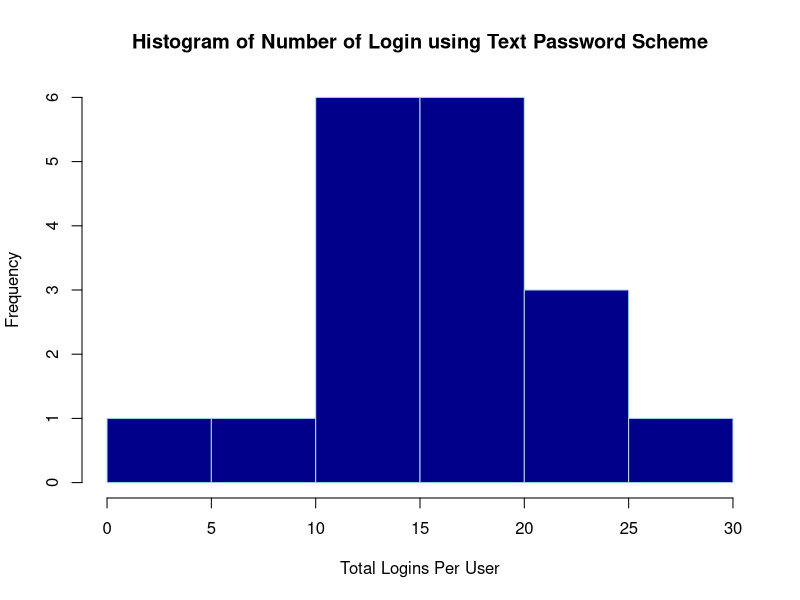
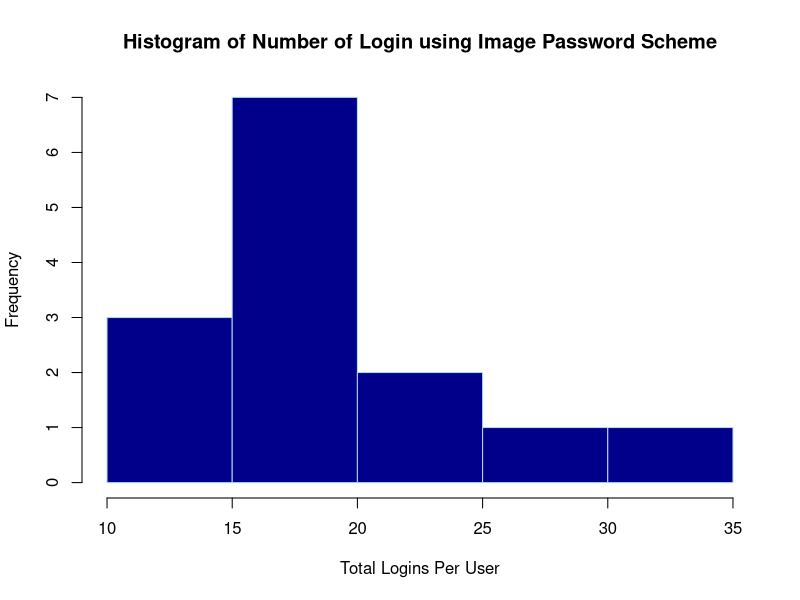
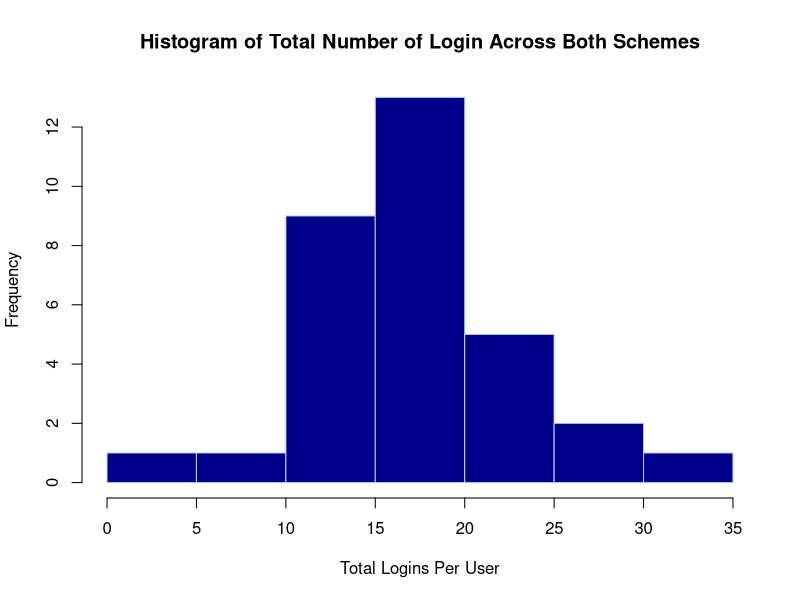
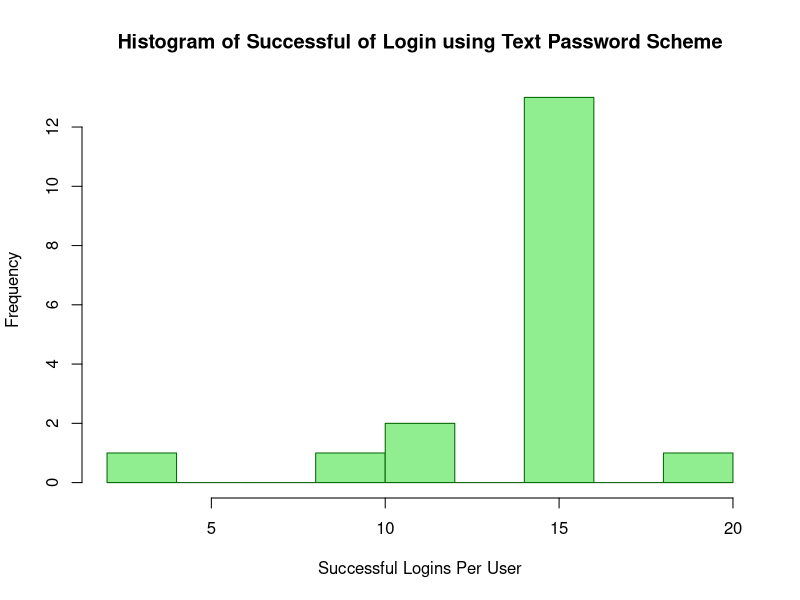
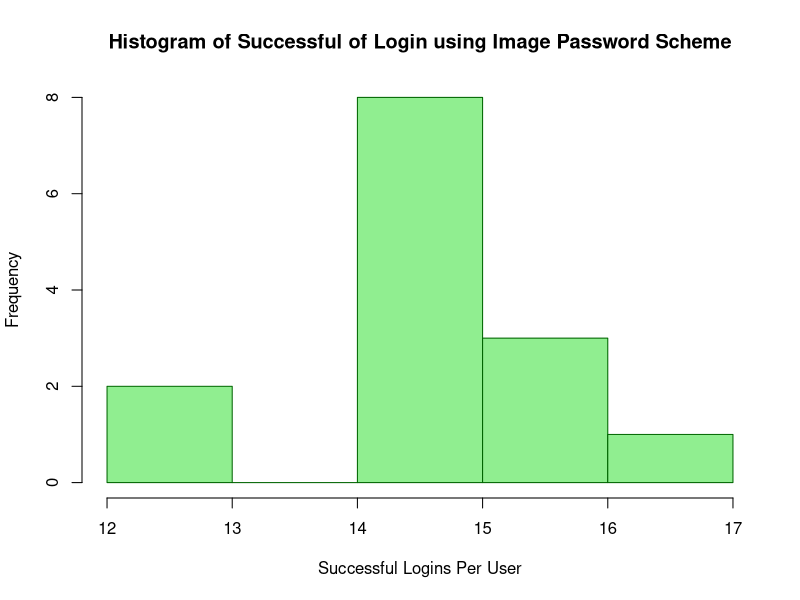
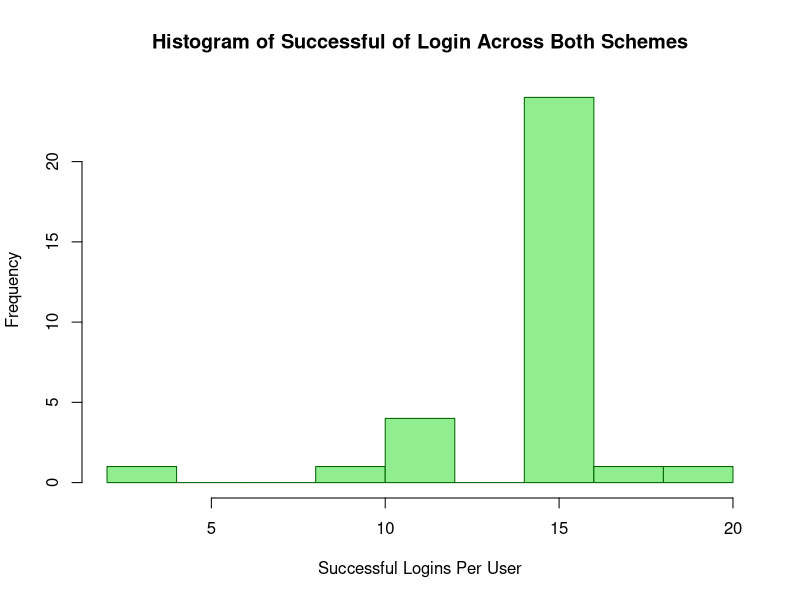
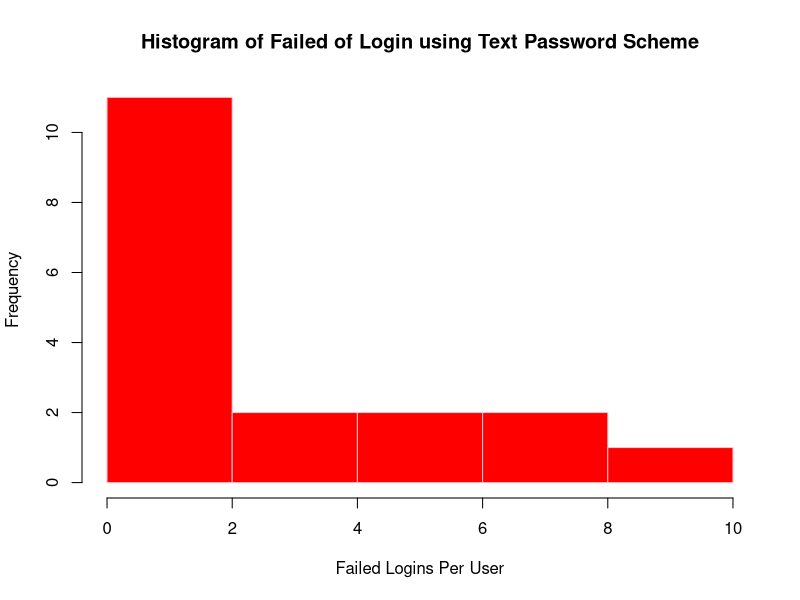
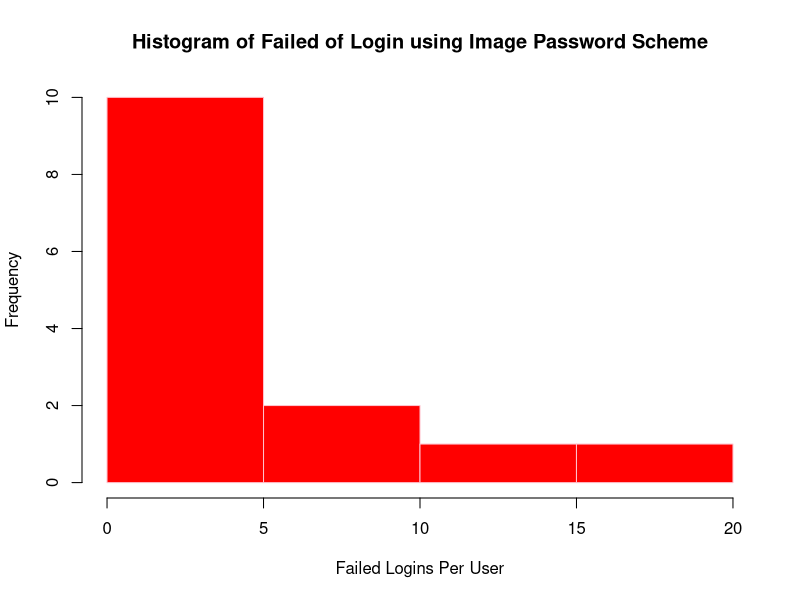

R code for these plots, in order:
#data filtered from Part1Section2.R
filteredData = read.csv("Part1DescriptiveStats.csv");

#filter by password scheme
scheme = list(filteredData$Password.Scheme);

###Calculate Means###

##Logins per user
meanNumLogins_total = aggregate(filteredData[2], scheme, mean);
meanNumLogins_successful = aggregate(filteredData[3], scheme, mean);
meanNumLogins_failure = aggregate(filteredData[4], scheme, mean);
#combine to create table
meanNumLogins = data.frame(meanNumLogins_total, meanNumLogins_successful, meanNumLogins_failure);
#rename column and delete un-used columns
colnames(meanNumLogins)[1]<-"Password.Scheme";
meanNumLogins$Group.1.1 <- NULL;
meanNumLogins$Group.1.2 <- NULL;

##Login times
meanLoginTimes_successful = aggregate(filteredData[5], scheme, mean);
meanLoginTimes_failure = aggregate(filteredData[6], scheme, mean, na.rm=TRUE, na.action=NULL);
#combine to create table
meanLoginTimes = data.frame(meanLoginTimes_successful, meanLoginTimes_failure);
#rename column and delete un-used columns
colnames(meanLoginTimes)[1]<-"Password.Scheme";
meanLoginTimes$Group.1.1 <- NULL;
meanLoginTimes$Group.1.2 <- NULL;
#create complete mean table with both data frames
meanTable <- merge(meanNumLogins, meanLoginTimes, by="Password.Scheme");

###Calculate Standard Deviations###

##Logins per user
sdNumLogins_total = aggregate(filteredData[2], scheme, sd);
sdNumLogins_successful =  aggregate(filteredData[3], scheme, sd);
sdNumLogins_failure =  aggregate(filteredData[4], scheme, sd);
#combine to create table
sdNumLogins = data.frame(sdNumLogins_total, sdNumLogins_successful, sdNumLogins_failure);
#rename column and delete un-used columns
colnames(sdNumLogins)[1]<-"Password.Scheme";
sdNumLogins$Group.1.1 <- NULL;
sdNumLogins$Group.1.2 <- NULL;

##Login times
sdLoginTimes_successful = aggregate(filteredData[5], scheme, sd);
sdLoginTimes_failure =  aggregate(filteredData[6], scheme, sd, na.rm=TRUE);
#combine to create table
sdLoginTimes = data.frame(sdLoginTimes_successful, sdLoginTimes_failure);
#rename column and delete un-used columns
colnames(sdLoginTimes)[1]<-"Password.Scheme";
sdLoginTimes$Group.1.1 <- NULL;
sdLoginTimes$Group.1.2 <- NULL;
#create complete standard deviation table with both data frames
sdTable <- merge(sdNumLogins, sdLoginTimes, by="Password.Scheme");

###Calculate Medians###

##Logins per user
medianNumLogins_total = aggregate(filteredData[2], scheme, median);
medianNumLogins_successful =  aggregate(filteredData[3], scheme, median);
medianNumLogins_failure =  aggregate(filteredData[4], scheme, median);
#combine to create table
medianNumLogins = data.frame(medianNumLogins_total, medianNumLogins_successful, medianNumLogins_failure);
#rename column and delete un-used columns
colnames(medianNumLogins)[1]<-"Password.Scheme";
medianNumLogins$Group.1.1 <- NULL;
medianNumLogins$Group.1.2 <- NULL;

##Login times
medianLoginTimes_successful = aggregate(filteredData[5], scheme, median);
medianLoginTimes_failure =  aggregate(filteredData[6], scheme, median, na.rm=TRUE);
#combine to create table
medianLoginTimes = data.frame(medianLoginTimes_successful, medianLoginTimes_failure);
#rename column and delete un-used columns
colnames(medianLoginTimes)[1]<-"Password.Scheme";
medianLoginTimes$Group.1.1 <- NULL;
medianLoginTimes$Group.1.2 <- NULL;
##create standard deviation table with both data frames
medianTable <- merge(medianNumLogins, medianLoginTimes, by="Password.Scheme");

#### Graphs of Stats ###

#text password information
text <- subset(filteredData, Password.Scheme == "testtextrandom")
#image password information
image <- subset(filteredData, Password.Scheme == "testpasstiles")

##Histograms##

##Number of logins

#text
hist(text$Number.of.Logins,
     main="Histogram of Number of Login using Text Password Scheme", 
     xlab="Total Logins Per User", 
     ylab="Frequency",
     border="light blue", 
     col="dark blue");
histNumLogins_text = recordPlot();
plot.new();

#image
hist(image$Number.of.Logins,
     main="Histogram of Number of Login using Image Password Scheme", 
     xlab="Total Logins Per User", 
     ylab="Frequency",
     border="light blue", 
     col="dark blue");
histNumLogins_image = recordPlot();
plot.new();

#total for both
hist(filteredData$Number.of.Logins,
     main="Histogram of Total Number of Login Across Both Schemes", 
     xlab="Total Logins Per User", 
     ylab="Frequency",
     border="light blue", 
     col="dark blue");
histNumLogins_total = recordPlot();
plot.new();

## Number of Successful logins

#text
hist(text$Successful.Logins,
     main="Histogram of Successful of Login using Text Password Scheme", 
     xlab="Successful Logins Per User", 
     ylab="Frequency",
     border="dark green", 
     col="light green");
histSuccessfulLogins_text = recordPlot();
plot.new();

#image
hist(image$Successful.Logins,
     main="Histogram of Successful of Login using Image Password Scheme", 
     xlab="Successful Logins Per User", 
     ylab="Frequency",
     border="dark green", 
     col="light green");
histSuccessfulLogins_image = recordPlot();
plot.new();

# total for both
hist(filteredData$Successful.Logins,
     main="Histogram of Successful of Login Across Both Schemes", 
     xlab="Successful Logins Per User", 
     ylab="Frequency",
     border="dark green", 
     col="light green");
histSuccessfulLogins_total = recordPlot();
plot.new();

## Number Failed logins

#text
hist(text$Failed.Logins,
     main="Histogram of Failed of Login using Text Password Scheme", 
     xlab="Failed Logins Per User", 
     ylab="Frequency",
     border="pink", 
     col="red");
histFailedLogins_text = recordPlot();
plot.new();

#image
hist(image$Failed.Logins,
     main="Histogram of Failed of Login using Image Password Scheme", 
     xlab="Failed Logins Per User", 
     ylab="Frequency",
     border="pink", 
     col="red");
histFailedLogins_image = recordPlot();
plot.new();

#total for both
hist(filteredData$Failed.Logins,
     main="Histogram of Failed of Login Across Both Password Schemes", 
     xlab="Failed Logins Per User", 
     ylab="Frequency",
     border="pink", 
     col="red");
histFailedLogins_total = recordPlot();
plot.new();

## Login times

## Successful Times

#text
hist(text$Average.Successful.Login.Time,
     main="Histogram of Successful Login Times using Text Scheme", 
     xlab="Average Successful Login Time Per User", 
     ylab="Time",
     border="dark green", 
     col="light green");
histLoginTimeSuccess_text = recordPlot();
plot.new();

#image
hist(image$Average.Successful.Login.Time,
     main="Histogram of Successful Login Times using Image Scheme", 
     xlab="Average Successful Login Time Per User", 
     ylab="Time",
     border="dark green", 
     col="light green");
histLoginTimeSuccess_image = recordPlot();
plot.new();

#both
hist(filteredData$Average.Successful.Login.Time,
     main="Histogram of Successful Login Times Across Both Schemes", 
     xlab="Average Successful Login Time Per User (s)", 
     ylab="Time",
     border="dark green", 
     col="light green");
histLoginTimeSuccess_total = recordPlot();
plot.new();

## Failed Times

#text
hist(text$Average.Failed.Login.Time,
     main="Histogram of Failed Login Times using Text Scheme", 
     xlab="Average Failed Login Time Per User", 
     ylab="Time",
     border="pink", 
     col="red");
histLoginTimeFailed_text = recordPlot();
plot.new();

#image
hist(image$Average.Failed.Login.Time,
     main="Histogram of Failed Login Times using Image Scheme", 
     xlab="Average Failed Login Time Per User", 
     ylab="Time",
     border="pink", 
     col="red");
histLoginTimeFailed_image = recordPlot();
plot.new();

#both
hist(filteredData$Average.Failed.Login.Time,
     main="Histogram of Failed Login Times Across Both Schemes", 
     xlab="Average Failed Login Time Per User", 
     ylab="Time",
     border="pink", 
     col="red");
histLoginTimeFailed_total = recordPlot();
plot.new();

## Boxplots ##

## Login times

#for both
boxplot(filteredData$Average.Successful.Login.Time, 
        filteredData$Average.Failed.Login.Time,
        main="Box Plot of Successful and Failed Login Times Across Both Schemes",
        names=c("Successful Logins", "Failed Logins"),
        col=c("light green", "mistyrose"),
        medcol=c("dark green", "red"), 
        whiskcol=c("dark green", "red"),
        staplecol=c("dark green", "red"), 
        ylab="Time")
boxPlotLoginTime_both  = recordPlot()
plot.new()

#image
boxplot(image$Average.Successful.Login.Time, 
        image$Average.Failed.Login.Time,
        main="Box Plot of Successful and Failed Login Times using Image Password Scheme",
        names=c("Successful Logins", "Failed Logins"),
        col=c("light green", "mistyrose"),
        medcol=c("dark green", "red"), 
        whiskcol=c("dark green", "red"),
        staplecol=c("dark green", "red"), 
        ylab="Time")
boxPlotLoginTime_image  = recordPlot()
plot.new()

#text
boxplot(text$Average.Successful.Login.Time, 
        text$Average.Failed.Login.Time,
        main="Box Plot of Successful and Failed Login Times using Text Password Scheme",
        names=c("Successful Logins", "Failed Logins"),
        col=c("light green", "mistyrose"),
        medcol=c("dark green", "red"), 
        whiskcol=c("dark green", "red"),
        staplecol=c("dark green", "red"), 
        ylab="Time")
boxPlotLoginTime_text  = recordPlot()
plot.new()

##Both Number of Logins
boxplot(image$Number.of.Logins, 
        text$Number.of.Logins,
        main="Box Plot of Number of Logins for Image and Text Password Scheme",
        names=c("Image Logins", "Text Logins"),
        medcol=c("dark blue", "red"), 
        whiskcol=c("dark blue", "red"), 
        staplecol=c("dark blue", "red"), 
        boxcol=c("dark blue", "red"), 
        outcol=c("dark blue", "red"),
        col=c("light blue", "yellow"), 
        ylab="Frequency")
boxPlotNumberOfLogins_both  = recordPlot()
plot.new()

#write all stat tables to CSV
write.csv(meanTable, "means.csv");
write.csv(medianTable, "medians.csv");
write.csv(sdTable, "sds.csv");
